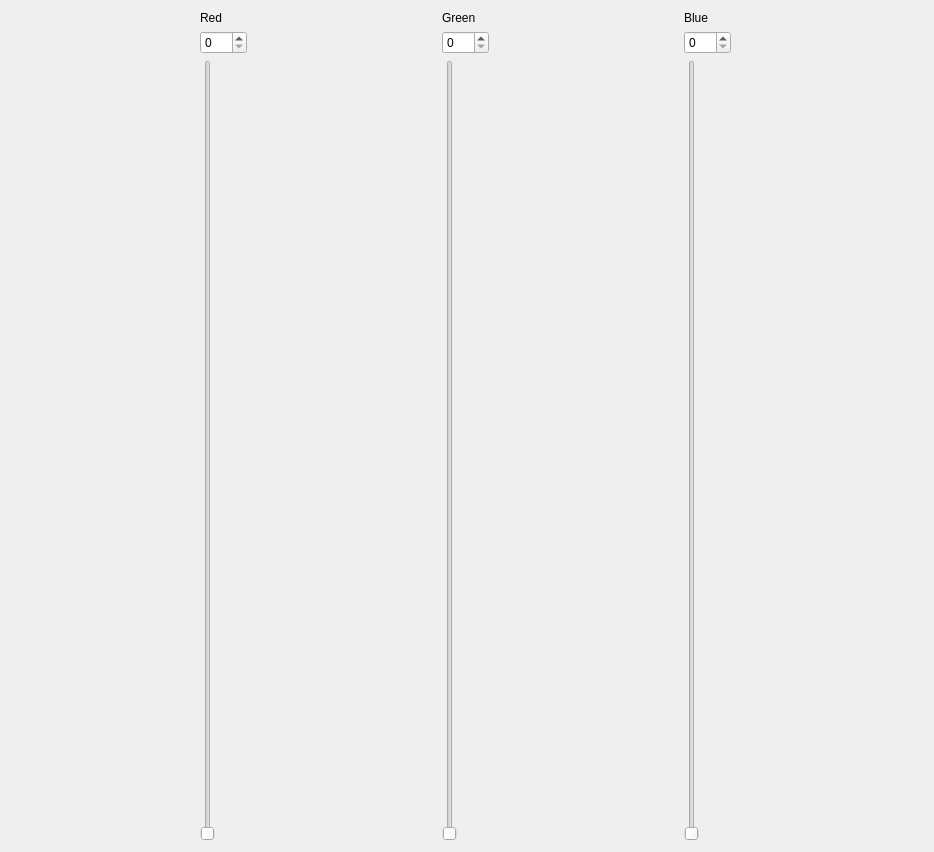
<?xml version="1.0" encoding="UTF-8"?>
<ui version="4.0">
 <class>Dialog</class>
 <widget class="QDialog" name="Dialog">
  <property name="geometry">
   <rect>
    <x>0</x>
    <y>0</y>
    <width>934</width>
    <height>852</height>
   </rect>
  </property>
  <property name="windowTitle">
   <string>Dialog</string>
  </property>
  <layout class="QGridLayout" name="gridLayout_4">
   <item row="0" column="0">
    <layout class="QGridLayout" name="gridLayout">
     <item row="1" column="0">
      <widget class="QSpinBox" name="spinBox">
       <property name="maximum">
        <number>255</number>
       </property>
      </widget>
     </item>
     <item row="0" column="0">
      <widget class="QLabel" name="label">
       <property name="text">
        <string>Red</string>
       </property>
      </widget>
     </item>
     <item row="2" column="0">
      <widget class="QSlider" name="verticalSlider">
       <property name="layoutDirection">
        <enum>Qt::LeftToRight</enum>
       </property>
       <property name="maximum">
        <number>255</number>
       </property>
       <property name="orientation">
        <enum>Qt::Vertical</enum>
       </property>
      </widget>
     </item>
    </layout>
   </item>
   <item row="0" column="1">
    <layout class="QGridLayout" name="gridLayout_2">
     <item row="0" column="0">
      <widget class="QLabel" name="label_2">
       <property name="text">
        <string>Green</string>
       </property>
      </widget>
     </item>
     <item row="1" column="0">
      <widget class="QSpinBox" name="spinBox_2">
       <property name="maximum">
        <number>255</number>
       </property>
      </widget>
     </item>
     <item row="2" column="0">
      <widget class="QSlider" name="verticalSlider_2">
       <property name="maximum">
        <number>255</number>
       </property>
       <property name="orientation">
        <enum>Qt::Vertical</enum>
       </property>
      </widget>
     </item>
    </layout>
   </item>
   <item row="0" column="2">
    <layout class="QGridLayout" name="gridLayout_3">
     <item row="1" column="0">
      <widget class="QSpinBox" name="spinBox_3">
       <property name="maximum">
        <number>255</number>
       </property>
      </widget>
     </item>
     <item row="0" column="0">
      <widget class="QLabel" name="label_3">
       <property name="text">
        <string>Blue</string>
       </property>
      </widget>
     </item>
     <item row="2" column="0">
      <widget class="QSlider" name="verticalSlider_3">
       <property name="maximum">
        <number>255</number>
       </property>
       <property name="orientation">
        <enum>Qt::Vertical</enum>
       </property>
      </widget>
     </item>
    </layout>
   </item>
  </layout>
 </widget>
 <resources/>
 <connections>
  <connection>
   <sender>verticalSlider</sender>
   <signal>valueChanged(int)</signal>
   <receiver>spinBox</receiver>
   <slot>setValue(int)</slot>
   <hints>
    <hint type="sourcelabel">
     <x>145</x>
     <y>89</y>
    </hint>
    <hint type="destinationlabel">
     <x>182</x>
     <y>55</y>
    </hint>
   </hints>
  </connection>
  <connection>
   <sender>spinBox</sender>
   <signal>valueChanged(int)</signal>
   <receiver>verticalSlider</receiver>
   <slot>setValue(int)</slot>
   <hints>
    <hint type="sourcelabel">
     <x>182</x>
     <y>46</y>
    </hint>
    <hint type="destinationlabel">
     <x>145</x>
     <y>234</y>
    </hint>
   </hints>
  </connection>
  <connection>
   <sender>verticalSlider_2</sender>
   <signal>valueChanged(int)</signal>
   <receiver>spinBox_2</receiver>
   <slot>setValue(int)</slot>
   <hints>
    <hint type="sourcelabel">
     <x>451</x>
     <y>113</y>
    </hint>
    <hint type="destinationlabel">
     <x>454</x>
     <y>47</y>
    </hint>
   </hints>
  </connection>
  <connection>
   <sender>spinBox_2</sender>
   <signal>valueChanged(int)</signal>
   <receiver>verticalSlider_2</receiver>
   <slot>setValue(int)</slot>
   <hints>
    <hint type="sourcelabel">
     <x>480</x>
     <y>43</y>
    </hint>
    <hint type="destinationlabel">
     <x>455</x>
     <y>262</y>
    </hint>
   </hints>
  </connection>
  <connection>
   <sender>verticalSlider_3</sender>
   <signal>valueChanged(int)</signal>
   <receiver>spinBox_3</receiver>
   <slot>setValue(int)</slot>
   <hints>
    <hint type="sourcelabel">
     <x>752</x>
     <y>216</y>
    </hint>
    <hint type="destinationlabel">
     <x>769</x>
     <y>39</y>
    </hint>
   </hints>
  </connection>
  <connection>
   <sender>spinBox_3</sender>
   <signal>valueChanged(int)</signal>
   <receiver>verticalSlider_3</receiver>
   <slot>setValue(int)</slot>
   <hints>
    <hint type="sourcelabel">
     <x>794</x>
     <y>45</y>
    </hint>
    <hint type="destinationlabel">
     <x>754</x>
     <y>302</y>
    </hint>
   </hints>
  </connection>
 </connections>
</ui>
